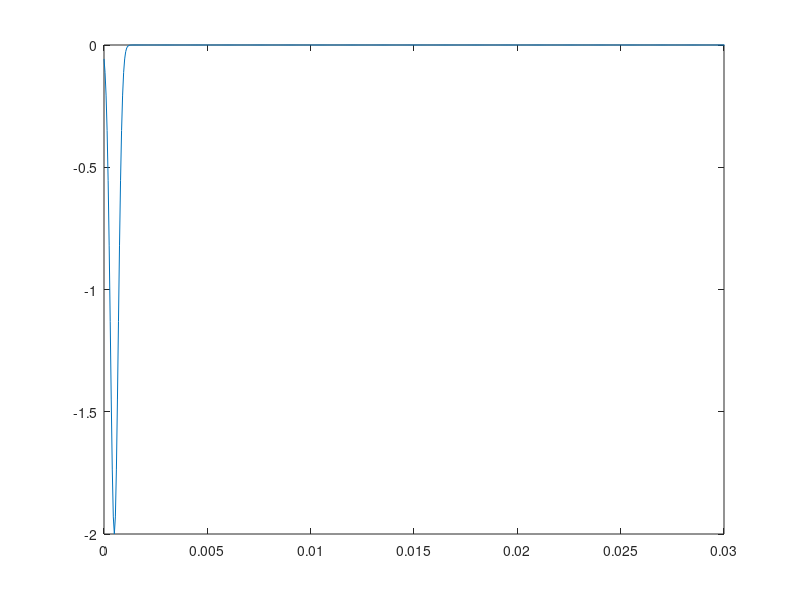

This figure's MATLAB source: (Note: this script raises an error after producing the figure.)
%3D implementation
% S Durbridge 
% 2016

%%Initz Matlab
clear all;
% close all;
% figure(1);
% figure( 'color', 'w');
% figure(2);
% figure( 'color', 'w');
%%Initz Variables

%Units

%Distance
meters      = 1;
centimeters = 1e-2 * meters;
millimeters = 1e-3 * meters;
inches      = 2.54 * centimeters;
feet        = 12 * inches;
%Time
seconds     = 1; 
hertz       = 1/seconds;
kilohertz   = 1e3 * hertz;
megahertz   = 1e6 * hertz;
gigahertz   = 1e9 * hertz;

% constants
c     = 343 * meters / seconds; %Speed of sound m/s
rho    = 1.21; %Density of air kg/m^3
p0 = 2*10^-5;
cstab = 2/(pi*sqrt(3));
%% Initz Winodws
figure(1);
set(1, 'WindowStyle', 'Docked')
figure(2);
set(2, 'WindowStyle', 'Docked')
%% Hard Coded Variables

%Maximum calculation frequency
fmax = 20000 * hertz;
dt = 1/fmax;
%grid size
gx = c * dt / cstab;
gy = c * dt / cstab;
gz = c * dt / cstab;
%Dims
%Dim Size (m)
lx = 5*meters;
ly = 4*meters;
lz = 3*meters;

xcells = ceil(lx/gx);
ycells = ceil(ly/gy);
zcells = ceil(lz/gz);

%Boundary Absorption Coefs (0 to 1)
alphaL = 0.45;
alphaR = 0.45;
alphaF = 0.45;
alphaB = 0.45;
alphaT = 0.45;
alphaG = 0.45;

%number of sources
snum = 2;
%source locations
% s1loc = [ceil(xcells/3) ceil(ycells/3)];
% s2loc = [ceil(xcells/1.5) ceil(ycells/1.5)];%source frequency
% s1loc = [ceil((ly/gy)/2) ceil((lx/gx)/2) ceil((lz/gz)/2)] ;
% s2loc = [ceil((ly/gy)/4) ceil((lx/gx)/2) ceil((lz/gz)/4)];%source frequency
% sourcelocations = [ceil((1/gy)) ceil(1/gx) ceil(1/gz);...
%                     ceil((1/gy)) ceil(1/gx) ceil(1/gz)];
sourcelocations = [ceil(xcells/2) ceil(ycells/2) ceil(zcells/2);...
                    ceil(xcells/2) ceil(ycells/2) ceil(zcells/2)];
s1Freq = 400;
s2Freq = 400;
%source phase
s1Phase = 0;
s2Phase = 0;
%Source amplitude 
A = 1;

%recieves position
% recieverleftloc = [ceil(lx/gx/2.42) ceil(ly/gx/8) ceil((lz/gz)/2)];
% recieverrightloc = [ceil(lx/gx/2.27) ceil(ly/gx/8) ceil((lz/gz)/2)];
% recieverleftloc = [floor((ycells/2) - (0.1/gy)) ceil((xcells/2)-2) ceil(zcells/2)];
% recieverrightloc = [ceil((ycells/2) + (0.1/gy)) ceil((xcells/2)+2) ceil(zcells/2)];
recieverleftloc = [ceil(ycells/2) ceil(xcells/2) ceil(zcells/2)];

recieverrightloc = [ceil((ycells/2) + (0.1/gy)) ceil((xcells/2)+2) ceil(zcells/2)];


%Time of sim
% dt = 1/ (c*sqrt(3/(gx)^2));
% dt = 1/ (c*sqrt((1/(gy^2))+(1/(gx^2))+(1/(gz^2))));
% dt = 3.35563e-4;
T = 0.3 ;

% generate the source(s) & determine number of time steps needed

tnum = ceil(T/dt);
source1 = zeros(1,tnum);
source2 = zeros(1,tnum);
% %           t0 = ceil(T/dt) + 1;
%             t0 = 10;
%             t1 = 0 : dt : T;
%             phi = s1Phase*pi;
%             y = A*sin(2*pi*s1Freq*t1 + phi);
%             gain = linspace(0, 1, ceil(length(y)/10));
%             temp = ones(1, length(y));
%             temp(1 : ceil(length(y)/10)) = gain;
%             y = y.*temp;
%             source1(1, t0 : t0 + ceil(T/dt) - 1) = y;
% source1(1,11:1811) = (sin(0:(pi/1800)*2:(2*pi)))*(p0*10^(100/10));
% source2(1,11:1811) = (sin(0:(pi/1800)*2:(2*pi)))*(p0*10^(100/10));
%% Source 1 Gauss
% fc = 0.05;     % Cutoff frequency (normalised 0.5=nyquist)
% n0 = 30;        % Initial delay (samples)
% sigma=sqrt(2*log(2))/(2*pi*(fc/dt));
% n=0:tnum;
% source1=exp(-dt^2*(n-n0).^2/(2*sigma^2)).*(10^-12*10^(80/20));
% for n = 37 : length(source1)
%     if(source1(n) < 0)
%        source1(n) = 0; 
%     end
% end
%% Source 1 step
% source1(1,5:7) = ones(1,3).*(10^-12*10^(40/20));
% for n = ceil(tnum/10) : 1 : ceil(tnum/10) + 9 
% source1(n) = source1((n-1) * 2);       
% source2(n) = source2((n-1) * 2);
% end

% source1 = decimate(source1, 2, 'fir')';
% source1 = interp(source1, 2);
% source1=filter([1 -1], [1 -0.995], source1); % DC Blocker
% source1 = source1 .* (p0*10^(100/10));
% for n = ceil(tnum/10) : 1 : ceil(tnum/10) + 9 
% source1(n) = source1((n-1) * 2);       
% source2(n) = source2((n-1) * 2);
% end
% %             t0 = ceil(T/dt) + 1;
%             t0 = 10;
%             t1 = 0 : dt : T;
%             phi = s2Phase*pi;
%             y = A*sin(2*pi*s2Freq*t1 + phi);
%             gain = linspace(0, 1, ceil(length(y)/10));
%             temp = ones(1, length(y));
%             temp(1 : ceil(length(y)/10)) = gain;
%             y = y.*temp;
%             source2(1, t0 : t0 + ceil(T/dt) - 1) = y;
figure(4);
fc = 0.05;     % Cutoff frequency (normalised 0.5=nyquist)
n0 = 10;        % Initial delay (samples)
sigma=sqrt(2*log(2))/(2*pi*(fc/dt));
n=0:tnum;
source1=exp(-dt^2*(n-n0).^2/(2*sigma^2));
source1 = -(((2*10^-5)*10^(100/20))*source1);
source1(source1 > (2*10^-5)) = (2*10^-5);
plot(0:dt:(length(source1)-1)*dt,source1);
xlim([0 0.03]);
drawnow;
figure(2);
% initialize the velocity and pressure matrices (matrices are set up in a
% y by x fashion to properly display the 2D space (y = rows, x = columns))
p = ones(ycells - 1, xcells - 1, zcells - 1)*(2*10^-5);
ux = zeros(ycells - 1, xcells, zcells - 1);
uy = zeros(ycells, xcells - 1, zcells - 1);
uz = zeros(ycells - 1, xcells - 1, zcells);

% set up the multiplication constants for the update equations
uCx = dt/(gx*rho);
uCy = dt/(gy*rho);
uCz = dt/(gz*rho);
pCx = c^2*rho*dt/gx;
pCy = c^2*rho*dt/gy;
pCz = c^2*rho*dt/gz;

% set the wall reflection coefficients
% if alphaX = 0, then slightly adjust to avoid infinite characteristic
% impedance.
if alphaR == 0
   alphaR = 1e-016; 
end
if alphaL == 0
   alphaL = 1e-016; 
end
if alphaF == 0
   alphaF = 1e-016; 
end
if alphaB == 0
   alphaB = 1e-016; 
end
if alphaT == 0
   alphaT = 1e-016; 
end
if alphaG == 0
   alphaG = 1e-016; 
end
% set the characteristic impedances of the walls
ZR = rho*c*(1 + sqrt(1 - alphaR))/(1 - sqrt(1 - alphaR));
ZL = rho*c*(1 + sqrt(1 - alphaL))/(1 - sqrt(1 - alphaL));
ZF = rho*c*(1 + sqrt(1 - alphaF))/(1 - sqrt(1 - alphaF));
ZB = rho*c*(1 + sqrt(1 - alphaB))/(1 - sqrt(1 - alphaB));
ZT = rho*c*(1 + sqrt(1 - alphaT))/(1 - sqrt(1 - alphaT));
ZG = rho*c*(1 + sqrt(1 - alphaG))/(1 - sqrt(1 - alphaG));
% calulcate the coefficients used for the boundary conditions
Rx = rho*gx/dt;
Ry = rho*gy/dt;
Rz = rho*gz/dt;

% plot vectors
linex = linspace(0, lx - gx, xcells-1);
liney = linspace(0, ly - gy, ycells-1);
linez = linspace(0, lz - gz, zcells-1);

%Initialize recording vectors
leftear = zeros(1,tnum);
rightear = zeros(1,tnum);
meanpstore = zeros(1,tnum);

%Set zsliceloc
[xvec, yvec, zvec] = meshgrid(0 : gx : gx * (xcells-2),...
    0 : gy : gy * (ycells-2), 0 : gz : gz * (zcells-2));

% loop to update the velocities and pressures over the time steps, n
n = 1;
% while or((mean(mean(mean(abs(real(p(:,:,:)))))) > (p0 * 10^(60/10))),(n < (1600)))
% while or((meanpstore(n) > (max(meanpstore)-60)),(n < (1600)))
for n = 1:T/dt    
%     n = n + 1;
%     if mod(n,100)
%     (100/tnum)*n
%     end
    [idx] = SPARSEfun3Db(p, 60);
    [p, ux, uy, uz] = SFDTD3Dfun(p, pCx, pCy, pCz, ux, uy, uz, uCx, uCy, uCz, Rx, Ry, Rz, ZL, ZR, ZT, ZB, ZF, ZB, idx);
    
    % Input source
    p(sourcelocations(1),sourcelocations(2),sourcelocations(3)) = p(sourcelocations(1),sourcelocations(2),sourcelocations(3)) - source1(n);
%     p(s2loc(1),s2loc(2)) = p(s2loc(1),s2loc(2)) + -source2(n);
%     power(n) = 20*log10(abs(max(p)));
%     leftear(n) = 10*log10(abs(real(p(recieverleftloc(1),recieverleftloc(2),recieverleftloc(3))))/p0);
%     rightear(n) = 10*log10(abs(real(p(recieverrightloc(1),recieverrightloc(2),recieverrightloc(3))))/p0);
%     %PLOTTING SECTION
%     leftear = real(10*log10(leftear/p0));
%     rightear = real(10*log10(rightear/p0));
    reciever(n) = p(recieverleftloc(1),recieverleftloc(2),recieverleftloc(3));
    signal(n) = real(10*log10(source1(n)/p0));
    meanpstore(n) = 10*log10(mean(mean(mean(abs(real(p)))))/p0);
    SFDTD3Dplotdomain(p, xcells, ycells, zcells, n, dt, p0);
%     patch(isocaps(idx,1),...
%    'FaceColor','interp','EdgeColor','none');
%     p1 = patch(isosurface(idx,1),...
%    'FaceColor','blue','EdgeColor','none');
%     isonormals(idx,p1);
%     view(3); 
%     axis vis3d tight
%     camlight left
%     colormap('jet');
%     lighting gouraud
%     drawnow;
    %         xslice = ceil(xcells/2); 
%         yslice = ycells-1; 
% %         zslice = (ceil(zcells-1)/2);
% %         slice(abs(p),xslice,yslice,zslice)
%         zslice = (ceil(zcells-1)/2);
% %         figure(1);
%         slice(abs(p),[xcells-1 ceil(xcells/2)],ycells-1,zslice) 
% %         shading interp;
%         title(sprintf('Time = %.6f s Max P = %.3f dB',n*dt,10*log10(real(max(max(max(abs(p(:,:,:))))))/p0)),...
%             'Color',[0 0 0],'FontSize', 14);
%         xlabel('Width (meters)', 'Color', [0 0 0]);
%         ylabel('Length (meters)', 'Color', [0 0 0]);
% 
%         drawnow();
end
% figure(3);
%         subplot(2,1,1);
%         plot(dt:dt:n*dt, leftear(1:n));
%         hold on;
%         plot(dt:dt:n*dt, rightear(1:n));
%         plot(dt:dt:n*dt, meanpstore(1:n));
%         hold off;
%         legend('left','right', 'mean over grid')
%         title((sprintf('Current P recieved by listener = %.3f dB & The total sim time was %.6f',(rightear(n)),n*dt)),...
%             'Color',[0 0 0],'FontSize', 14);
%         ylim([0 max(signal)]);
%         subplot(2,1,2);
%         plot(dt:dt:n*dt, signal(1:n));
%         title('whats sent out by the source');
%         ylim([-100 max(signal)]);

